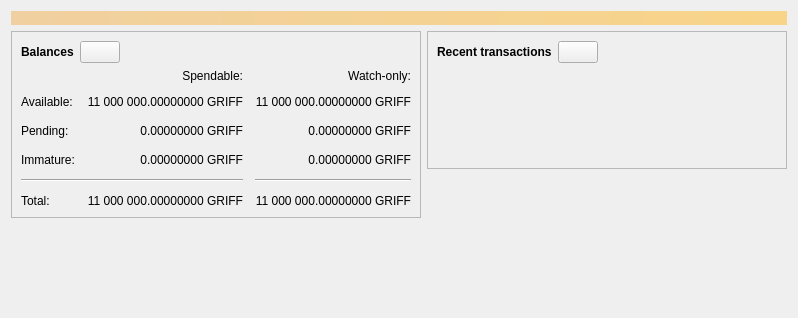
<?xml version="1.0" encoding="UTF-8"?>
<ui version="4.0">
 <class>OverviewPage</class>
 <widget class="QWidget" name="OverviewPage">
  <property name="geometry">
   <rect>
    <x>0</x>
    <y>0</y>
    <width>798</width>
    <height>318</height>
   </rect>
  </property>
  <property name="windowTitle">
   <string>Form</string>
  </property>
  <layout class="QVBoxLayout" name="topLayout">
   <item>
    <widget class="QLabel" name="labelAlerts">
     <property name="visible">
      <bool>false</bool>
     </property>
     <property name="styleSheet">
      <string notr="true">QLabel { background-color: qlineargradient(x1: 0, y1: 0, x2: 1, y2: 0, stop:0 #F0D0A0, stop:1 #F8D488); color:#000000; }</string>
     </property>
     <property name="wordWrap">
      <bool>true</bool>
     </property>
     <property name="margin">
      <number>3</number>
     </property>
     <property name="textInteractionFlags">
      <set>Qt::TextSelectableByMouse</set>
     </property>
    </widget>
   </item>
   <item>
    <layout class="QHBoxLayout" name="horizontalLayout" stretch="1,1">
     <item>
      <layout class="QVBoxLayout" name="verticalLayout_2">
       <item>
        <widget class="QFrame" name="balancesFrame">
         <property name="frameShape">
          <enum>QFrame::StyledPanel</enum>
         </property>
         <property name="frameShadow">
          <enum>QFrame::Raised</enum>
         </property>
         <layout class="QVBoxLayout" name="verticalLayout_4">
          <item>
           <layout class="QHBoxLayout" name="horizontalLayout_4">
            <item>
             <widget class="QLabel" name="labelBalances">
              <property name="font">
               <font>
                <weight>75</weight>
                <bold>true</bold>
               </font>
              </property>
              <property name="text">
               <string>Balances</string>
              </property>
             </widget>
            </item>
            <item>
             <widget class="QPushButton" name="labelWalletStatus">
              <property name="enabled">
               <bool>true</bool>
              </property>
              <property name="maximumSize">
               <size>
                <width>45</width>
                <height>16777215</height>
               </size>
              </property>
              <property name="toolTip">
               <string>The displayed information may be out of date. Your wallet automatically synchronizes with the Griffion network after a connection is established, but this process has not completed yet.</string>
              </property>
              <property name="text">
               <string/>
              </property>
              <property name="icon">
               <iconset resource="../griffion.qrc">
                <normaloff>:/icons/warning</normaloff>
                <disabledoff>:/icons/warning</disabledoff>:/icons/warning</iconset>
              </property>
              <property name="iconSize">
               <size>
                <width>24</width>
                <height>24</height>
               </size>
              </property>
             </widget>
            </item>
            <item>
             <spacer name="horizontalSpacer_3">
              <property name="orientation">
               <enum>Qt::Horizontal</enum>
              </property>
              <property name="sizeHint" stdset="0">
               <size>
                <width>40</width>
                <height>20</height>
               </size>
              </property>
             </spacer>
            </item>
           </layout>
          </item>
          <item>
           <layout class="QGridLayout" name="gridLayout">
            <property name="spacing">
             <number>12</number>
            </property>
            <item row="2" column="2">
             <widget class="QLabel" name="labelWatchPending">
              <property name="cursor">
               <cursorShape>IBeamCursor</cursorShape>
              </property>
              <property name="toolTip">
               <string>Unconfirmed transactions to watch-only addresses</string>
              </property>
              <property name="text">
               <string notr="true">0.00000000 GRIFF</string>
              </property>
              <property name="alignment">
               <set>Qt::AlignRight|Qt::AlignTrailing|Qt::AlignVCenter</set>
              </property>
              <property name="textInteractionFlags">
               <set>Qt::LinksAccessibleByMouse|Qt::TextSelectableByKeyboard|Qt::TextSelectableByMouse</set>
              </property>
             </widget>
            </item>
            <item row="2" column="1">
             <widget class="QLabel" name="labelUnconfirmed">
              <property name="cursor">
               <cursorShape>IBeamCursor</cursorShape>
              </property>
              <property name="toolTip">
               <string>Total of transactions that have yet to be confirmed, and do not yet count toward the spendable balance</string>
              </property>
              <property name="text">
               <string notr="true">0.00000000 GRIFF</string>
              </property>
              <property name="alignment">
               <set>Qt::AlignRight|Qt::AlignTrailing|Qt::AlignVCenter</set>
              </property>
              <property name="textInteractionFlags">
               <set>Qt::LinksAccessibleByMouse|Qt::TextSelectableByKeyboard|Qt::TextSelectableByMouse</set>
              </property>
             </widget>
            </item>
            <item row="3" column="2">
             <widget class="QLabel" name="labelWatchImmature">
              <property name="cursor">
               <cursorShape>IBeamCursor</cursorShape>
              </property>
              <property name="toolTip">
               <string>Mined balance in watch-only addresses that has not yet matured</string>
              </property>
              <property name="text">
               <string notr="true">0.00000000 GRIFF</string>
              </property>
              <property name="alignment">
               <set>Qt::AlignRight|Qt::AlignTrailing|Qt::AlignVCenter</set>
              </property>
              <property name="textInteractionFlags">
               <set>Qt::LinksAccessibleByMouse|Qt::TextSelectableByKeyboard|Qt::TextSelectableByMouse</set>
              </property>
             </widget>
            </item>
            <item row="4" column="0" colspan="2">
             <widget class="Line" name="line">
              <property name="orientation">
               <enum>Qt::Horizontal</enum>
              </property>
             </widget>
            </item>
            <item row="4" column="2">
             <widget class="Line" name="lineWatchBalance">
              <property name="sizePolicy">
               <sizepolicy hsizetype="Preferred" vsizetype="Fixed">
                <horstretch>0</horstretch>
                <verstretch>0</verstretch>
               </sizepolicy>
              </property>
              <property name="minimumSize">
               <size>
                <width>140</width>
                <height>0</height>
               </size>
              </property>
              <property name="orientation">
               <enum>Qt::Horizontal</enum>
              </property>
             </widget>
            </item>
            <item row="5" column="0">
             <widget class="QLabel" name="labelTotalText">
              <property name="text">
               <string>Total:</string>
              </property>
             </widget>
            </item>
            <item row="3" column="1">
             <widget class="QLabel" name="labelImmature">
              <property name="cursor">
               <cursorShape>IBeamCursor</cursorShape>
              </property>
              <property name="toolTip">
               <string>Mined balance that has not yet matured</string>
              </property>
              <property name="text">
               <string notr="true">0.00000000 GRIFF</string>
              </property>
              <property name="alignment">
               <set>Qt::AlignRight|Qt::AlignTrailing|Qt::AlignVCenter</set>
              </property>
              <property name="textInteractionFlags">
               <set>Qt::LinksAccessibleByMouse|Qt::TextSelectableByKeyboard|Qt::TextSelectableByMouse</set>
              </property>
             </widget>
            </item>
            <item row="2" column="3">
             <spacer name="horizontalSpacer_2">
              <property name="orientation">
               <enum>Qt::Horizontal</enum>
              </property>
              <property name="sizeHint" stdset="0">
               <size>
                <width>40</width>
                <height>20</height>
               </size>
              </property>
             </spacer>
            </item>
            <item row="3" column="0">
             <widget class="QLabel" name="labelImmatureText">
              <property name="text">
               <string>Immature:</string>
              </property>
             </widget>
            </item>
            <item row="5" column="1">
             <widget class="QLabel" name="labelTotal">
              <property name="cursor">
               <cursorShape>IBeamCursor</cursorShape>
              </property>
              <property name="toolTip">
               <string>Your current total balance</string>
              </property>
              <property name="text">
               <string notr="true">11 000 000.00000000 GRIFF</string>
              </property>
              <property name="alignment">
               <set>Qt::AlignRight|Qt::AlignTrailing|Qt::AlignVCenter</set>
              </property>
              <property name="textInteractionFlags">
               <set>Qt::LinksAccessibleByMouse|Qt::TextSelectableByKeyboard|Qt::TextSelectableByMouse</set>
              </property>
             </widget>
            </item>
            <item row="5" column="2">
             <widget class="QLabel" name="labelWatchTotal">
              <property name="cursor">
               <cursorShape>IBeamCursor</cursorShape>
              </property>
              <property name="toolTip">
               <string>Current total balance in watch-only addresses</string>
              </property>
              <property name="text">
               <string notr="true">11 000 000.00000000 GRIFF</string>
              </property>
              <property name="alignment">
               <set>Qt::AlignRight|Qt::AlignTrailing|Qt::AlignVCenter</set>
              </property>
              <property name="textInteractionFlags">
               <set>Qt::LinksAccessibleByMouse|Qt::TextSelectableByKeyboard|Qt::TextSelectableByMouse</set>
              </property>
             </widget>
            </item>
            <item row="0" column="2">
             <widget class="QLabel" name="labelWatchonly">
              <property name="text">
               <string>Watch-only:</string>
              </property>
              <property name="alignment">
               <set>Qt::AlignRight|Qt::AlignTrailing|Qt::AlignVCenter</set>
              </property>
             </widget>
            </item>
            <item row="1" column="0">
             <widget class="QLabel" name="labelBalanceText">
              <property name="text">
               <string>Available:</string>
              </property>
             </widget>
            </item>
            <item row="1" column="1">
             <widget class="QLabel" name="labelBalance">
              <property name="cursor">
               <cursorShape>IBeamCursor</cursorShape>
              </property>
              <property name="toolTip">
               <string>Your current spendable balance</string>
              </property>
              <property name="text">
               <string notr="true">11 000 000.00000000 GRIFF</string>
              </property>
              <property name="alignment">
               <set>Qt::AlignRight|Qt::AlignTrailing|Qt::AlignVCenter</set>
              </property>
              <property name="textInteractionFlags">
               <set>Qt::LinksAccessibleByMouse|Qt::TextSelectableByKeyboard|Qt::TextSelectableByMouse</set>
              </property>
             </widget>
            </item>
            <item row="1" column="2">
             <widget class="QLabel" name="labelWatchAvailable">
              <property name="cursor">
               <cursorShape>IBeamCursor</cursorShape>
              </property>
              <property name="toolTip">
               <string>Your current balance in watch-only addresses</string>
              </property>
              <property name="text">
               <string notr="true">11 000 000.00000000 GRIFF</string>
              </property>
              <property name="alignment">
               <set>Qt::AlignRight|Qt::AlignTrailing|Qt::AlignVCenter</set>
              </property>
              <property name="textInteractionFlags">
               <set>Qt::LinksAccessibleByMouse|Qt::TextSelectableByKeyboard|Qt::TextSelectableByMouse</set>
              </property>
             </widget>
            </item>
            <item row="2" column="0">
             <widget class="QLabel" name="labelPendingText">
              <property name="text">
               <string>Pending:</string>
              </property>
             </widget>
            </item>
            <item row="0" column="1">
             <widget class="QLabel" name="labelSpendable">
              <property name="text">
               <string>Spendable:</string>
              </property>
              <property name="alignment">
               <set>Qt::AlignRight|Qt::AlignTrailing|Qt::AlignVCenter</set>
              </property>
             </widget>
            </item>
           </layout>
          </item>
         </layout>
        </widget>
       </item>
       <item>
        <spacer name="verticalSpacer">
         <property name="orientation">
          <enum>Qt::Vertical</enum>
         </property>
         <property name="sizeHint" stdset="0">
          <size>
           <width>20</width>
           <height>40</height>
          </size>
         </property>
        </spacer>
       </item>
      </layout>
     </item>
     <item>
      <layout class="QVBoxLayout" name="verticalLayout_3">
       <item>
        <widget class="QFrame" name="transactionsFrame">
         <property name="frameShape">
          <enum>QFrame::StyledPanel</enum>
         </property>
         <property name="frameShadow">
          <enum>QFrame::Raised</enum>
         </property>
         <layout class="QVBoxLayout" name="verticalLayout">
          <item>
           <layout class="QHBoxLayout" name="horizontalLayout_2">
            <item>
             <widget class="QLabel" name="labelTransactions">
              <property name="font">
               <font>
                <weight>75</weight>
                <bold>true</bold>
               </font>
              </property>
              <property name="text">
               <string>Recent transactions</string>
              </property>
             </widget>
            </item>
            <item>
             <widget class="QPushButton" name="labelTransactionsStatus">
              <property name="enabled">
               <bool>true</bool>
              </property>
              <property name="maximumSize">
               <size>
                <width>45</width>
                <height>16777215</height>
               </size>
              </property>
              <property name="toolTip">
               <string>The displayed information may be out of date. Your wallet automatically synchronizes with the Griffion network after a connection is established, but this process has not completed yet.</string>
              </property>
              <property name="text">
               <string/>
              </property>
              <property name="icon">
               <iconset resource="../griffion.qrc">
                <normaloff>:/icons/warning</normaloff>
                <disabledoff>:/icons/warning</disabledoff>:/icons/warning</iconset>
              </property>
              <property name="iconSize">
               <size>
                <width>24</width>
                <height>24</height>
               </size>
              </property>
             </widget>
            </item>
            <item>
             <spacer name="horizontalSpacer">
              <property name="orientation">
               <enum>Qt::Horizontal</enum>
              </property>
              <property name="sizeHint" stdset="0">
               <size>
                <width>40</width>
                <height>20</height>
               </size>
              </property>
             </spacer>
            </item>
           </layout>
          </item>
          <item>
           <widget class="TransactionOverviewWidget" name="listTransactions">
            <property name="styleSheet">
             <string notr="true">QListView { background: transparent; }</string>
            </property>
            <property name="frameShape">
             <enum>QFrame::NoFrame</enum>
            </property>
            <property name="verticalScrollBarPolicy">
             <enum>Qt::ScrollBarAlwaysOff</enum>
            </property>
            <property name="horizontalScrollBarPolicy">
             <enum>Qt::ScrollBarAlwaysOff</enum>
            </property>
            <property name="sizeAdjustPolicy">
             <enum>QAbstractScrollArea::AdjustToContents</enum>
            </property>
            <property name="selectionMode">
             <enum>QAbstractItemView::NoSelection</enum>
            </property>
            <property name="uniformItemSizes">
             <bool>true</bool>
            </property>
           </widget>
          </item>
         </layout>
        </widget>
       </item>
       <item>
        <spacer name="verticalSpacer_2">
         <property name="orientation">
          <enum>Qt::Vertical</enum>
         </property>
         <property name="sizeHint" stdset="0">
          <size>
           <width>20</width>
           <height>40</height>
          </size>
         </property>
        </spacer>
       </item>
      </layout>
     </item>
    </layout>
   </item>
  </layout>
 </widget>
 <customwidgets>
  <customwidget>
   <class>TransactionOverviewWidget</class>
   <extends>QListView</extends>
   <header>qt/transactionoverviewwidget.h</header>
  </customwidget>
 </customwidgets>
 <resources/>
 <connections/>
</ui>
